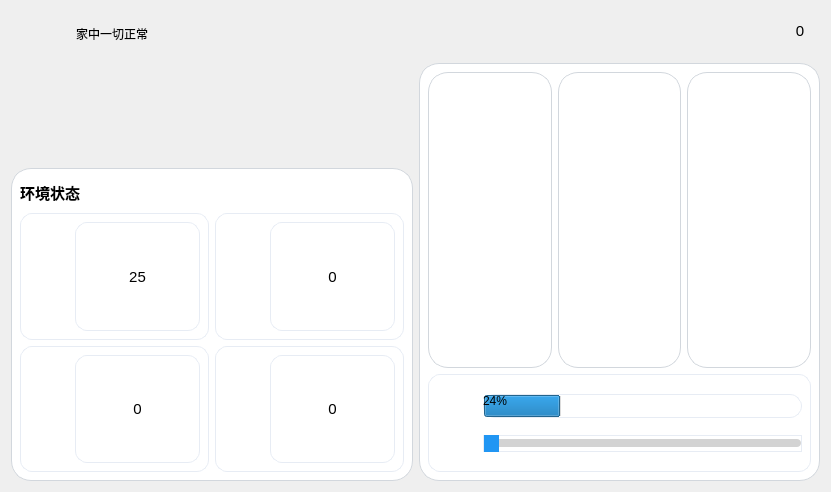
<?xml version="1.0" encoding="UTF-8"?>
<ui version="4.0">
 <class>basicFunctions</class>
 <widget class="QWidget" name="basicFunctions">
  <property name="geometry">
   <rect>
    <x>0</x>
    <y>0</y>
    <width>831</width>
    <height>492</height>
   </rect>
  </property>
  <property name="minimumSize">
   <size>
    <width>0</width>
    <height>0</height>
   </size>
  </property>
  <property name="maximumSize">
   <size>
    <width>1920</width>
    <height>1080</height>
   </size>
  </property>
  <property name="windowTitle">
   <string>Form</string>
  </property>
  <property name="styleSheet">
   <string notr="true"/>
  </property>
  <layout class="QGridLayout" name="gridLayout_2">
   <item row="0" column="0">
    <layout class="QVBoxLayout" name="verticalLayout_4">
     <item>
      <layout class="QVBoxLayout" name="verticalLayout_3" stretch="1,9">
       <item>
        <layout class="QHBoxLayout" name="topLayout" stretch="0,1,9,1">
         <item>
          <widget class="QLabel" name="homeStateIcon">
           <property name="minimumSize">
            <size>
             <width>40</width>
             <height>40</height>
            </size>
           </property>
           <property name="styleSheet">
            <string notr="true">image: url(:/icon/icon/设备正常.png);</string>
           </property>
           <property name="text">
            <string/>
           </property>
          </widget>
         </item>
         <item>
          <widget class="QLabel" name="homeStateText">
           <property name="minimumSize">
            <size>
             <width>110</width>
             <height>40</height>
            </size>
           </property>
           <property name="styleSheet">
            <string notr="true">QLabel{
	
}</string>
           </property>
           <property name="text">
            <string>家中一切正常</string>
           </property>
           <property name="alignment">
            <set>Qt::AlignCenter</set>
           </property>
          </widget>
         </item>
         <item>
          <spacer name="horizontalSpacer">
           <property name="orientation">
            <enum>Qt::Horizontal</enum>
           </property>
           <property name="sizeHint" stdset="0">
            <size>
             <width>40</width>
             <height>20</height>
            </size>
           </property>
          </spacer>
         </item>
         <item>
          <widget class="QWidget" name="personWidget" native="true">
           <property name="minimumSize">
            <size>
             <width>80</width>
             <height>40</height>
            </size>
           </property>
           <property name="styleSheet">
            <string notr="true"/>
           </property>
           <widget class="QLabel" name="hasPersonLabel">
            <property name="geometry">
             <rect>
              <x>0</x>
              <y>0</y>
              <width>40</width>
              <height>40</height>
             </rect>
            </property>
            <property name="minimumSize">
             <size>
              <width>40</width>
              <height>40</height>
             </size>
            </property>
            <property name="maximumSize">
             <size>
              <width>1920</width>
              <height>1080</height>
             </size>
            </property>
            <property name="font">
             <font>
              <pointsize>11</pointsize>
             </font>
            </property>
            <property name="layoutDirection">
             <enum>Qt::LeftToRight</enum>
            </property>
            <property name="styleSheet">
             <string notr="true">image: url(:/icon/icon/人体移动.png);</string>
            </property>
            <property name="text">
             <string/>
            </property>
            <property name="alignment">
             <set>Qt::AlignCenter</set>
            </property>
           </widget>
           <widget class="QLabel" name="hasPersonLabelNum">
            <property name="geometry">
             <rect>
              <x>40</x>
              <y>0</y>
              <width>40</width>
              <height>40</height>
             </rect>
            </property>
            <property name="minimumSize">
             <size>
              <width>40</width>
              <height>40</height>
             </size>
            </property>
            <property name="maximumSize">
             <size>
              <width>1920</width>
              <height>1080</height>
             </size>
            </property>
            <property name="font">
             <font>
              <pointsize>11</pointsize>
             </font>
            </property>
            <property name="layoutDirection">
             <enum>Qt::LeftToRight</enum>
            </property>
            <property name="text">
             <string>0</string>
            </property>
            <property name="alignment">
             <set>Qt::AlignCenter</set>
            </property>
           </widget>
          </widget>
         </item>
        </layout>
       </item>
       <item>
        <layout class="QHBoxLayout" name="horizontalLayout_14" stretch="1,1">
         <item>
          <layout class="QVBoxLayout" name="stateLayout" stretch="1,3">
           <item>
            <layout class="QHBoxLayout" name="weatherLayout"/>
           </item>
           <item>
            <widget class="QWidget" name="envStateWidget" native="true">
             <property name="minimumSize">
              <size>
               <width>100</width>
               <height>100</height>
              </size>
             </property>
             <property name="styleSheet">
              <string notr="true">background-color: #ffffff;
border-radius: 20px;
 border: 1px solid #D2D7DD;</string>
             </property>
             <layout class="QHBoxLayout" name="horizontalLayout_16">
              <item>
               <layout class="QVBoxLayout" name="verticalLayout_5" stretch="1,9">
                <item>
                 <layout class="QHBoxLayout" name="horizontalLayout_9">
                  <item>
                   <widget class="QLabel" name="label">
                    <property name="minimumSize">
                     <size>
                      <width>40</width>
                      <height>30</height>
                     </size>
                    </property>
                    <property name="styleSheet">
                     <string notr="true">QLabel{
    font-size: 15px;
    font-weight: 500;
    border: 0px solid;
}</string>
                    </property>
                    <property name="text">
                     <string>环境状态</string>
                    </property>
                   </widget>
                  </item>
                  <item>
                   <spacer name="horizontalSpacer_3">
                    <property name="orientation">
                     <enum>Qt::Horizontal</enum>
                    </property>
                    <property name="sizeHint" stdset="0">
                     <size>
                      <width>40</width>
                      <height>20</height>
                     </size>
                    </property>
                   </spacer>
                  </item>
                 </layout>
                </item>
                <item>
                 <layout class="QGridLayout" name="gridLayout">
                  <item row="0" column="0">
                   <widget class="QWidget" name="tempatureCard" native="true">
                    <property name="minimumSize">
                     <size>
                      <width>0</width>
                      <height>0</height>
                     </size>
                    </property>
                    <property name="styleSheet">
                     <string notr="true">background-color: #ffffff;
border-radius: 12px;
 border: 1px solid #E7ECF4;</string>
                    </property>
                    <layout class="QHBoxLayout" name="horizontalLayout_3">
                     <item>
                      <layout class="QHBoxLayout" name="horizontalLayout">
                       <item>
                        <widget class="QLabel" name="tempature">
                         <property name="minimumSize">
                          <size>
                           <width>40</width>
                           <height>40</height>
                          </size>
                         </property>
                         <property name="maximumSize">
                          <size>
                           <width>40</width>
                           <height>40</height>
                          </size>
                         </property>
                         <property name="font">
                          <font>
                           <pointsize>11</pointsize>
                          </font>
                         </property>
                         <property name="layoutDirection">
                          <enum>Qt::LeftToRight</enum>
                         </property>
                         <property name="styleSheet">
                          <string notr="true">image: url(:/icon/icon/温度.png);
border: 0px solid;</string>
                         </property>
                         <property name="text">
                          <string/>
                         </property>
                         <property name="alignment">
                          <set>Qt::AlignCenter</set>
                         </property>
                        </widget>
                       </item>
                       <item>
                        <widget class="QLabel" name="tempatureNum">
                         <property name="minimumSize">
                          <size>
                           <width>0</width>
                           <height>0</height>
                          </size>
                         </property>
                         <property name="maximumSize">
                          <size>
                           <width>1920</width>
                           <height>1080</height>
                          </size>
                         </property>
                         <property name="font">
                          <font>
                           <pointsize>11</pointsize>
                          </font>
                         </property>
                         <property name="layoutDirection">
                          <enum>Qt::LeftToRight</enum>
                         </property>
                         <property name="text">
                          <string>25</string>
                         </property>
                         <property name="alignment">
                          <set>Qt::AlignCenter</set>
                         </property>
                        </widget>
                       </item>
                      </layout>
                     </item>
                    </layout>
                   </widget>
                  </item>
                  <item row="0" column="1">
                   <widget class="QWidget" name="lightCard" native="true">
                    <property name="styleSheet">
                     <string notr="true">background-color: #ffffff;
border-radius: 12px;
 border: 1px solid #E7ECF4;</string>
                    </property>
                    <layout class="QHBoxLayout" name="horizontalLayout_5">
                     <item>
                      <layout class="QHBoxLayout" name="horizontalLayout_6">
                       <item>
                        <widget class="QLabel" name="lightLabel">
                         <property name="minimumSize">
                          <size>
                           <width>40</width>
                           <height>40</height>
                          </size>
                         </property>
                         <property name="maximumSize">
                          <size>
                           <width>40</width>
                           <height>40</height>
                          </size>
                         </property>
                         <property name="font">
                          <font>
                           <pointsize>11</pointsize>
                          </font>
                         </property>
                         <property name="layoutDirection">
                          <enum>Qt::LeftToRight</enum>
                         </property>
                         <property name="styleSheet">
                          <string notr="true">image: url(:/icon/icon/光照.png);
border: 0px solid;</string>
                         </property>
                         <property name="text">
                          <string/>
                         </property>
                         <property name="alignment">
                          <set>Qt::AlignCenter</set>
                         </property>
                        </widget>
                       </item>
                       <item>
                        <widget class="QLabel" name="lightLabelNum">
                         <property name="minimumSize">
                          <size>
                           <width>0</width>
                           <height>0</height>
                          </size>
                         </property>
                         <property name="maximumSize">
                          <size>
                           <width>1920</width>
                           <height>1080</height>
                          </size>
                         </property>
                         <property name="font">
                          <font>
                           <pointsize>11</pointsize>
                          </font>
                         </property>
                         <property name="layoutDirection">
                          <enum>Qt::LeftToRight</enum>
                         </property>
                         <property name="text">
                          <string>0</string>
                         </property>
                         <property name="alignment">
                          <set>Qt::AlignCenter</set>
                         </property>
                        </widget>
                       </item>
                      </layout>
                     </item>
                    </layout>
                   </widget>
                  </item>
                  <item row="1" column="0">
                   <widget class="QWidget" name="humidityCard" native="true">
                    <property name="minimumSize">
                     <size>
                      <width>0</width>
                      <height>0</height>
                     </size>
                    </property>
                    <property name="styleSheet">
                     <string notr="true">background-color: #ffffff;
border-radius: 12px;
 border: 1px solid #E7ECF4;</string>
                    </property>
                    <layout class="QHBoxLayout" name="horizontalLayout_4">
                     <item>
                      <layout class="QHBoxLayout" name="horizontalLayout_2">
                       <item>
                        <widget class="QLabel" name="humidityLabel">
                         <property name="minimumSize">
                          <size>
                           <width>40</width>
                           <height>40</height>
                          </size>
                         </property>
                         <property name="maximumSize">
                          <size>
                           <width>40</width>
                           <height>40</height>
                          </size>
                         </property>
                         <property name="font">
                          <font>
                           <pointsize>11</pointsize>
                          </font>
                         </property>
                         <property name="layoutDirection">
                          <enum>Qt::LeftToRight</enum>
                         </property>
                         <property name="styleSheet">
                          <string notr="true">image: url(:/icon/icon/湿度.png);
border: 0px solid;</string>
                         </property>
                         <property name="text">
                          <string/>
                         </property>
                         <property name="alignment">
                          <set>Qt::AlignCenter</set>
                         </property>
                        </widget>
                       </item>
                       <item>
                        <widget class="QLabel" name="humidityLabelNum">
                         <property name="minimumSize">
                          <size>
                           <width>0</width>
                           <height>0</height>
                          </size>
                         </property>
                         <property name="maximumSize">
                          <size>
                           <width>1920</width>
                           <height>1080</height>
                          </size>
                         </property>
                         <property name="font">
                          <font>
                           <pointsize>11</pointsize>
                          </font>
                         </property>
                         <property name="layoutDirection">
                          <enum>Qt::LeftToRight</enum>
                         </property>
                         <property name="text">
                          <string>0</string>
                         </property>
                         <property name="alignment">
                          <set>Qt::AlignCenter</set>
                         </property>
                        </widget>
                       </item>
                      </layout>
                     </item>
                    </layout>
                   </widget>
                  </item>
                  <item row="1" column="1">
                   <widget class="QWidget" name="airQualityCard" native="true">
                    <property name="styleSheet">
                     <string notr="true">background-color: #ffffff;
border-radius: 12px;
 border: 1px solid #E7ECF4;</string>
                    </property>
                    <layout class="QHBoxLayout" name="horizontalLayout_7">
                     <item>
                      <layout class="QHBoxLayout" name="horizontalLayout_8">
                       <item>
                        <widget class="QLabel" name="airQualityLabel">
                         <property name="sizePolicy">
                          <sizepolicy hsizetype="Preferred" vsizetype="Preferred">
                           <horstretch>0</horstretch>
                           <verstretch>1</verstretch>
                          </sizepolicy>
                         </property>
                         <property name="minimumSize">
                          <size>
                           <width>40</width>
                           <height>40</height>
                          </size>
                         </property>
                         <property name="maximumSize">
                          <size>
                           <width>40</width>
                           <height>40</height>
                          </size>
                         </property>
                         <property name="font">
                          <font>
                           <pointsize>11</pointsize>
                          </font>
                         </property>
                         <property name="layoutDirection">
                          <enum>Qt::LeftToRight</enum>
                         </property>
                         <property name="styleSheet">
                          <string notr="true">image: url(:/icon/icon/空气质量.png);
border: 0px solid;</string>
                         </property>
                         <property name="text">
                          <string/>
                         </property>
                         <property name="alignment">
                          <set>Qt::AlignCenter</set>
                         </property>
                        </widget>
                       </item>
                       <item>
                        <widget class="QLabel" name="airQualityLabelNum">
                         <property name="sizePolicy">
                          <sizepolicy hsizetype="Preferred" vsizetype="Preferred">
                           <horstretch>0</horstretch>
                           <verstretch>0</verstretch>
                          </sizepolicy>
                         </property>
                         <property name="minimumSize">
                          <size>
                           <width>0</width>
                           <height>0</height>
                          </size>
                         </property>
                         <property name="maximumSize">
                          <size>
                           <width>1920</width>
                           <height>1080</height>
                          </size>
                         </property>
                         <property name="font">
                          <font>
                           <pointsize>11</pointsize>
                          </font>
                         </property>
                         <property name="layoutDirection">
                          <enum>Qt::LeftToRight</enum>
                         </property>
                         <property name="text">
                          <string>0</string>
                         </property>
                         <property name="alignment">
                          <set>Qt::AlignCenter</set>
                         </property>
                        </widget>
                       </item>
                      </layout>
                     </item>
                    </layout>
                   </widget>
                  </item>
                 </layout>
                </item>
               </layout>
              </item>
             </layout>
            </widget>
           </item>
          </layout>
         </item>
         <item>
          <widget class="QWidget" name="ctrlWidget" native="true">
           <property name="styleSheet">
            <string notr="true">background-color: #ffffff;
border-radius: 20px;
 border: 1px solid #D2D7DD;</string>
           </property>
           <layout class="QVBoxLayout" name="verticalLayout_2" stretch="3,1">
            <item>
             <layout class="QHBoxLayout" name="horizontalLayout_10">
              <item>
               <widget class="CardStyleBtn" name="ledBtn">
                <property name="minimumSize">
                 <size>
                  <width>60</width>
                  <height>120</height>
                 </size>
                </property>
                <property name="maximumSize">
                 <size>
                  <width>1920</width>
                  <height>1080</height>
                 </size>
                </property>
                <property name="styleSheet">
                 <string notr="true">QToolButton {
    background-color: #F8FAFD;
    border: 1px solid #E6EBF3;
    border-radius: 18px;
    padding: 10px;
}

QToolButton:hover {
    background-color: #F3F6FB;
}

QToolButton:pressed {
    background-color: #E8EDF5;
}

QToolButton:checked {
    background-color: #b3d4fc;
    border: 1.5px solid rgba(79, 124, 247, 0.32);
}

QToolButton:checked:hover {
    background-color: #a8c8f5;
}

QToolButton:checked:pressed {
    background-color: #9abce8;
}</string>
                </property>
                <property name="text">
                 <string/>
                </property>
                <property name="checkable">
                 <bool>true</bool>
                </property>
                <property name="checked">
                 <bool>false</bool>
                </property>
               </widget>
              </item>
              <item>
               <widget class="CardStyleBtn" name="beepBtn">
                <property name="minimumSize">
                 <size>
                  <width>60</width>
                  <height>120</height>
                 </size>
                </property>
                <property name="maximumSize">
                 <size>
                  <width>1920</width>
                  <height>1080</height>
                 </size>
                </property>
                <property name="text">
                 <string/>
                </property>
                <property name="checkable">
                 <bool>true</bool>
                </property>
                <property name="checked">
                 <bool>false</bool>
                </property>
               </widget>
              </item>
              <item>
               <widget class="CardStyleBtn" name="doorLockBtn">
                <property name="minimumSize">
                 <size>
                  <width>60</width>
                  <height>120</height>
                 </size>
                </property>
                <property name="maximumSize">
                 <size>
                  <width>1920</width>
                  <height>1080</height>
                 </size>
                </property>
                <property name="text">
                 <string/>
                </property>
                <property name="checkable">
                 <bool>true</bool>
                </property>
                <property name="checked">
                 <bool>false</bool>
                </property>
               </widget>
              </item>
             </layout>
            </item>
            <item>
             <widget class="QWidget" name="curtainWidget" native="true">
              <property name="maximumSize">
               <size>
                <width>1920</width>
                <height>1080</height>
               </size>
              </property>
              <property name="styleSheet">
               <string notr="true">background-color: #ffffff;
border-radius: 12px;
 border: 1px solid #E7ECF4;</string>
              </property>
              <layout class="QHBoxLayout" name="horizontalLayout_12">
               <item>
                <layout class="QHBoxLayout" name="horizontalLayout_11" stretch="1,9">
                 <item>
                  <widget class="QLabel" name="curtainLabel">
                   <property name="minimumSize">
                    <size>
                     <width>40</width>
                     <height>40</height>
                    </size>
                   </property>
                   <property name="maximumSize">
                    <size>
                     <width>16777215</width>
                     <height>16777215</height>
                    </size>
                   </property>
                   <property name="font">
                    <font>
                     <pointsize>11</pointsize>
                    </font>
                   </property>
                   <property name="layoutDirection">
                    <enum>Qt::LeftToRight</enum>
                   </property>
                   <property name="styleSheet">
                    <string notr="true">image: url(:/icon/icon/窗帘.png);
border: 0px solid;</string>
                   </property>
                   <property name="text">
                    <string/>
                   </property>
                   <property name="alignment">
                    <set>Qt::AlignCenter</set>
                   </property>
                  </widget>
                 </item>
                 <item>
                  <layout class="QVBoxLayout" name="verticalLayout">
                   <item>
                    <widget class="QProgressBar" name="curtainProgressBar">
                     <property name="styleSheet">
                      <string notr="true"/>
                     </property>
                     <property name="value">
                      <number>24</number>
                     </property>
                    </widget>
                   </item>
                   <item>
                    <widget class="ClickableSlider" name="CurtainSlider">
                     <property name="styleSheet">
                      <string notr="true">QSlider::handle:horizontal {
    width: 15px;   /* 把手宽度调大 */
    height: 60px;  /* 把手高度调大 */
    background: #2196F3;
    margin: -10px 0;  /* 让把手突出滑槽 */
    border-radius: 15px;
}

QSlider::groove:horizontal {
    height: 8px;    /* 滑槽厚度 */
    background: lightgray;
    border-radius: 4px;
}</string>
                     </property>
                     <property name="orientation">
                      <enum>Qt::Horizontal</enum>
                     </property>
                    </widget>
                   </item>
                  </layout>
                 </item>
                </layout>
               </item>
              </layout>
             </widget>
            </item>
           </layout>
          </widget>
         </item>
        </layout>
       </item>
      </layout>
     </item>
    </layout>
   </item>
  </layout>
 </widget>
 <customwidgets>
  <customwidget>
   <class>ClickableSlider</class>
   <extends>QSlider</extends>
   <header>library/clickableslider.h</header>
  </customwidget>
  <customwidget>
   <class>CardStyleBtn</class>
   <extends>QPushButton</extends>
   <header>library/cardstylebtn.h</header>
  </customwidget>
 </customwidgets>
 <resources/>
 <connections/>
</ui>
